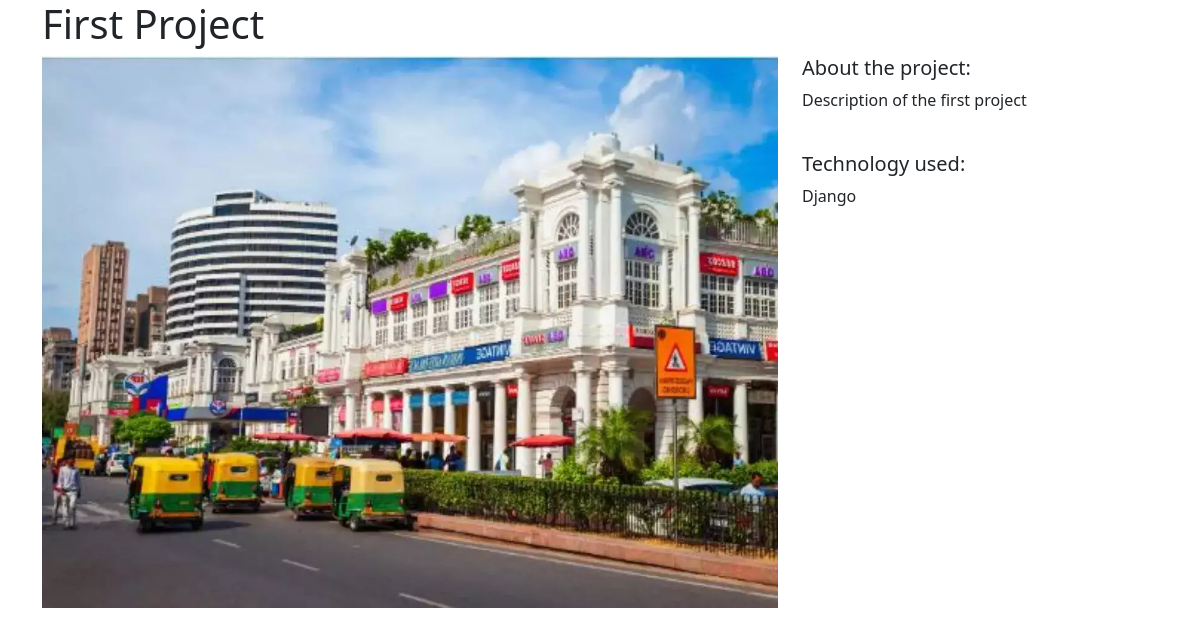
/projects/1/, run on the app's committed database.
### projects/models.py (models this page shows)
class Project(models.Model):
    title = models.CharField(max_length=100)
    description = models.TextField()
    technology = models.CharField(max_length=20)
    image = models.FileField(upload_to="project_images/", blank=True)

### projects/views.py (the view)
# urls.py: path("<int:pk>/", views.project_detail, name="project_detail"),
def project_detail(request, pk):
    project = Project.objects.get(pk=pk)
    context = {
        "project": project
    }
    return render(request, "projects/project_detail.html", context)

### projects/templates/projects/project_detail.html
{% extends "base.html" %}
{% block page_content %}
<h1>{{ project.title }}</h1>
<div class="row">
    <div class="col-md-8">
        {% if project.image %}
            <img src="{{ project.image.url }}" width="100%">
        {% endif %}
    </div>
    <div class="col-md-4">
        <h5>About the project:</h5>
        <p>{{ project.description }}</p>
        <br>
        <h5>Technology used:</h5>
        <p>{{ project.technology }}</p>
    </div>
</div>
{% endblock page_content %}

### data on the page
Project: image (picture), description "Description of the first project", technology "Django"
